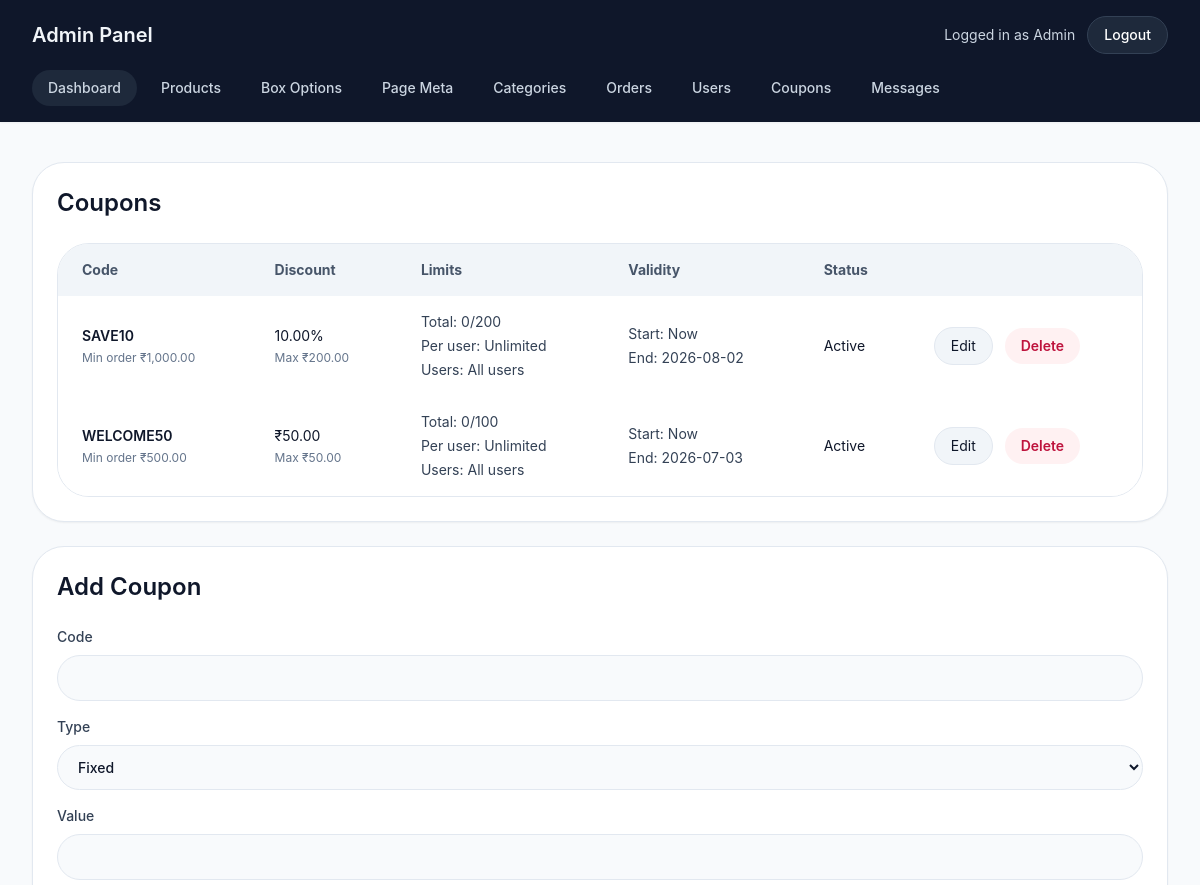
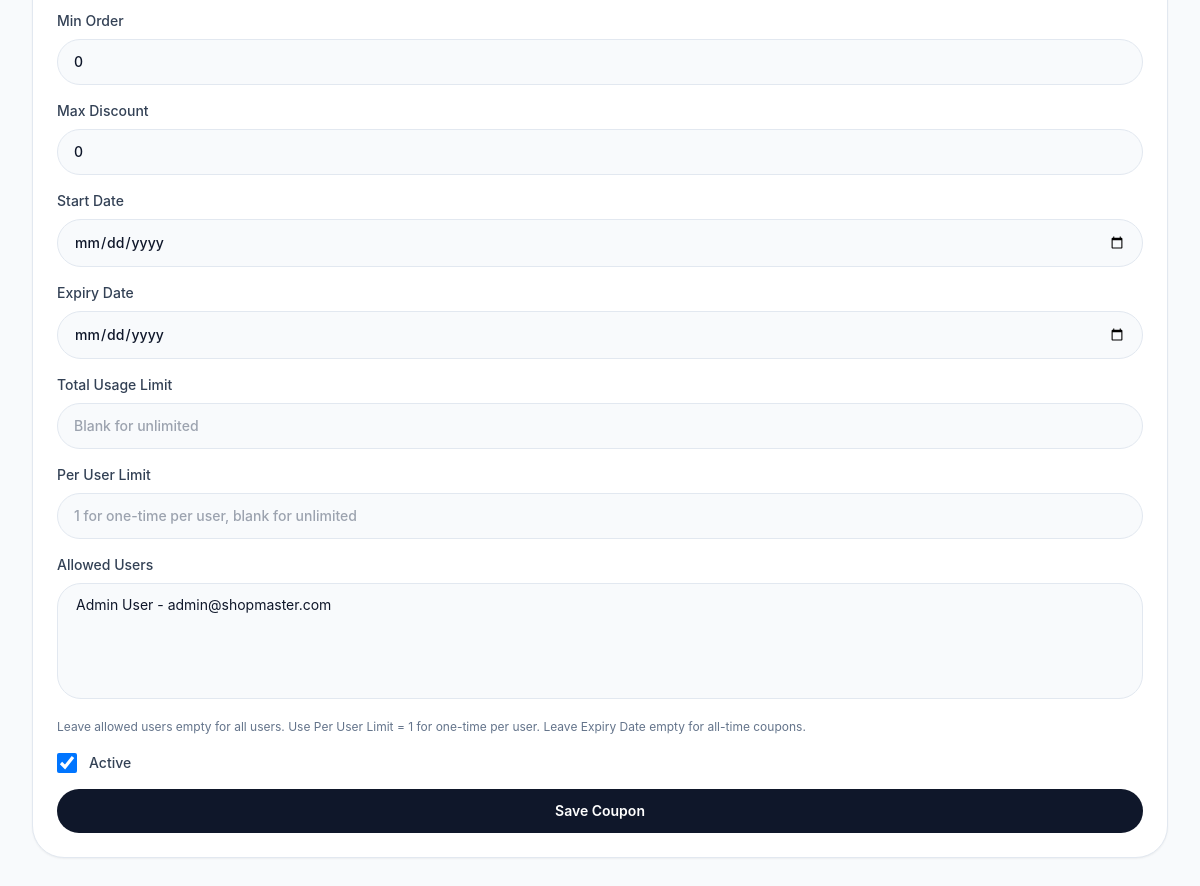
/admin/coupons.php (signed in), run on an earlier commit of the app's database (2 pictures, top to bottom).
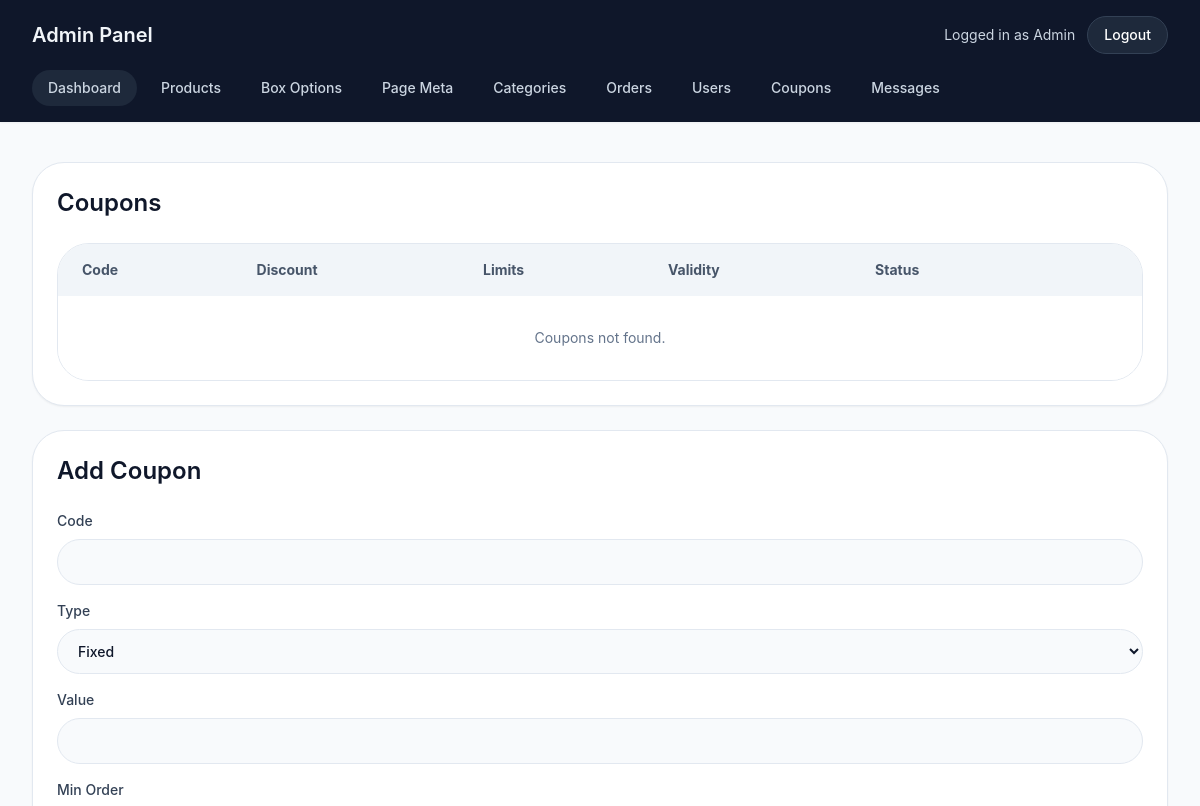
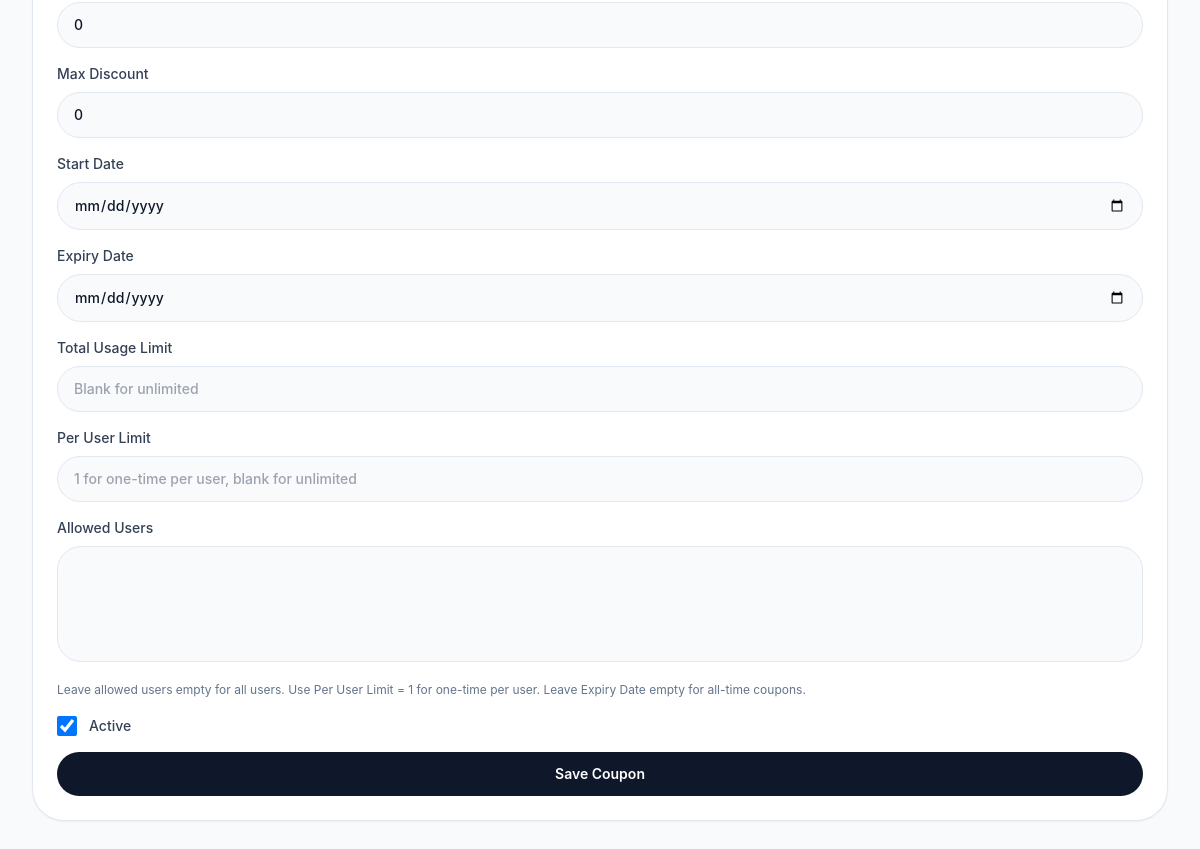
And on a later commit of the database (2 pictures, top to bottom).
### tables this page shows
CREATE TABLE IF NOT EXISTS coupons (
    id INT AUTO_INCREMENT PRIMARY KEY,
    code VARCHAR(50) NOT NULL UNIQUE,
    type ENUM('percent','fixed') NOT NULL DEFAULT 'fixed',
    value DECIMAL(10,2) NOT NULL DEFAULT 0.00,
    min_order DECIMAL(10,2) NOT NULL DEFAULT 0.00,
    max_discount DECIMAL(10,2) NOT NULL DEFAULT 0.00,
    starts_at DATE DEFAULT NULL,
    expiry_date DATE DEFAULT NULL,
    usage_limit INT UNSIGNED DEFAULT NULL,
    per_user_limit INT UNSIGNED DEFAULT NULL,
    used_count INT NOT NULL DEFAULT 0,
    status TINYINT(1) NOT NULL DEFAULT 1,
    created_at TIMESTAMP DEFAULT CURRENT_TIMESTAMP
);

### includes/functions.php (called while the page is built, shortened)
<?php
function sanitize($value) {
    return htmlspecialchars(trim($value), ENT_QUOTES, 'UTF-8');
}

### admin/coupons.php (the view, shortened to what the changed rows need)
<?php
require_once __DIR__ . '/_header.php';
$coupon = null;
$selectedUserIds = [];
$users = $pdo->query('SELECT id, name, email FROM users ORDER BY name')->fetchAll();
$coupons = $pdo->query(
    'SELECT c.*, COUNT(cau.id) AS allowed_user_count
     FROM coupons c
     LEFT JOIN coupon_users cau ON cau.coupon_id = c.id AND cau.is_allowed = 1
     GROUP BY c.id
     ORDER BY c.id DESC'
)->fetchAll();
?>
<div class="grid gap-6 xl:grid-cols-[2fr_1fr]">
    <div class="rounded-[2rem] border border-slate-200 bg-white p-6 shadow-sm">
        <h2 class="text-2xl font-semibold text-slate-900">Coupons</h2>
        <div class="mt-6 overflow-hidden rounded-[2rem] border border-slate-200">
            <table class="w-full border-separate border-spacing-0 text-left text-sm">
                <thead class="bg-slate-100 text-slate-600">
                    <tr>
                        <th class="px-6 py-4">Code</th>
                        <th class="px-6 py-4">Discount</th>
                        <th class="px-6 py-4">Limits</th>
                        <th class="px-6 py-4">Validity</th>
                        <th class="px-6 py-4">Status</th>
                        <th class="px-6 py-4"></th>
                    </tr>
                </thead>
                <tbody>
                    <?php foreach ($coupons as $item): ?>
                        <tr class="border-t border-slate-200 bg-white">
                            <td class="px-6 py-4">
                                <p class="font-semibold text-slate-900"><?= sanitize($item['code']) ?></p>
                                <p class="mt-1 text-xs text-slate-500">Min order &#8377;<?= number_format($item['min_order'], 2) ?></p>
                            </td>
                            <td class="px-6 py-4">
                                <?= $item['type'] === 'percent' ? sanitize($item['value']) . '%' : '&#8377;' . number_format($item['value'], 2) ?>
                                <?php if ((float)$item['max_discount'] > 0): ?>
                                    <p class="mt-1 text-xs text-slate-500">Max &#8377;<?= number_format($item['max_discount'], 2) ?></p>
                                <?php endif; ?>
                            </td>
                            <td class="px-6 py-4 text-slate-700">
                                <p>Total: <?= $item['usage_limit'] ? (int)$item['used_count'] . '/' . (int)$item['usage_limit'] : 'Unlimited' ?></p>
                                <p class="mt-1">Per user: <?= $item['per_user_limit'] ? (int)$item['per_user_limit'] : 'Unlimited' ?></p>
                                <p class="mt-1">Users: <?= $item['allowed_user_count'] ? (int)$item['allowed_user_count'] . ' selected' : 'All users' ?></p>
                            </td>
                            <td class="px-6 py-4 text-slate-700">
                                <p>Start: <?= $item['starts_at'] ? sanitize($item['starts_at']) : 'Now' ?></p>
                                <p class="mt-1">End: <?= $item['expiry_date'] ? sanitize($item['expiry_date']) : 'All time' ?></p>
                            </td>
                            <td class="px-6 py-4"><?= $item['status'] ? 'Active' : 'Disabled' ?></td>
                            <td class="px-6 py-4 space-x-2">
                                <a class="inline-flex rounded-full border border-slate-200 bg-slate-100 px-4 py-2 text-sm text-slate-900 hover:bg-slate-50" href="<?= BASE_URL ?>/admin/coupons.php?edit=<?= $item['id'] ?>">Edit</a>
                                <form class="inline" method="post" onsubmit="return confirm('Delete coupon?');"><input type="hidden" name="delete_id" value="<?= $item['id'] ?>"><button class="inline-flex rounded-full bg-rose-50 px-4 py-2 text-sm font-semibold text-rose-700 hover:bg-rose-100">Delete</button></form>
                            </td>
                        </tr>
                    <?php endforeach; ?>
                    <?php if (!$coupons): ?>
                        <tr class="bg-white"><td colspan="6" class="px-6 py-8 text-center text-slate-500">Coupons not found.</td></tr>
                    <?php endif; ?>
                </tbody>
            </table>
        </div>
    </div>
    <aside class="rounded-[2rem] border border-slate-200 bg-white p-6 shadow-sm">
        <h2 class="text-2xl font-semibold text-slate-900"><?= $coupon ? 'Edit Coupon' : 'Add Coupon' ?></h2>
        <form method="post" class="mt-6 space-y-4">
            <label class="block text-sm font-medium text-slate-700">Allowed Users<select name="allowed_user_ids[]" multiple size="5" class="mt-2 w-full rounded-3xl border border-slate-200 bg-slate-50 px-4 py-3 text-slate-900 outline-none focus:border-slate-900">
                <?php foreach ($users as $itemUser): ?>
                    <option value="<?= (int)$itemUser['id'] ?>" <?= in_array((int)$itemUser['id'], $selectedUserIds, true) ? 'selected' : '' ?>><?= sanitize($itemUser['name']) ?> - <?= sanitize($itemUser['email']) ?></option>
                <?php endforeach; ?>
            </select></label>
        </form>
    </aside>
</div>
<?php require_once __DIR__ . '/_footer.php'; ?>

What changed in the data, as far as the page shows it:
removed coupons: code "SAVE10", min_order "1,000.00", value "10.00", max_discount "200.00", used_count "0", usage_limit "200", shows "Unlimited", shows "Now", expiry_date "2026-08-02", status "Active"
removed coupons: code "WELCOME50", min_order "500.00", value "50.00", max_discount "50.00", used_count "0", usage_limit "100", shows "Unlimited", shows "Now", expiry_date "2026-07-03", status "Active"
Also different on the page:
form field value: "Admin User - admin@shopmaster.com" → (not shown)
text now shown: "Coupons not found."
